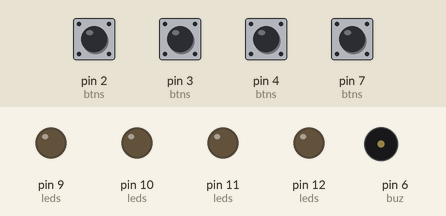
This sketch was run on a simulated Arduino Uno, built with avr-gcc and run on an emulated ATmega328P. Parts: output pins drawn as LEDs (lit = HIGH), buzzer (waves = sounding). The inputs (shaded band) are chosen by the test bench; at power-on: pin 2 (btns), pin 3 (btns), pin 4 (btns), pin 7 (btns) HIGH. Random numbers use the default seed unless the sketch sets one.

Above: at 3.0 s.
3.1 s: pin 2 (btns) pulled LOW for 0.15 s
At 4.77 s:
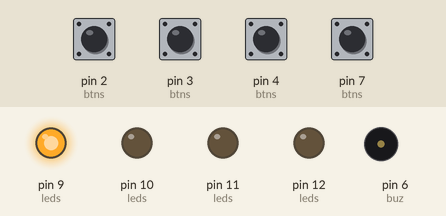
6.2 s: pin 3 (btns) pulled LOW for 0.15 s
At 7.0 s:
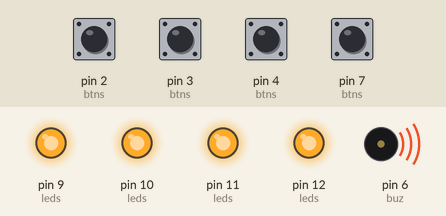
9.3 s: pin 3 (btns) pulled LOW for 1 s
At 11.82 s:
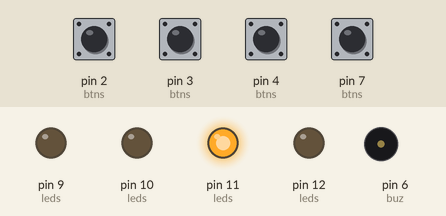
13.3 s: pin 2 (btns) pulled LOW for 1 s
At 14.4 s:
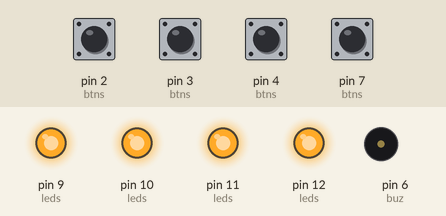
Timing chart, 0 to 17.5 s (numbered marks = the images above; inputs shaded):
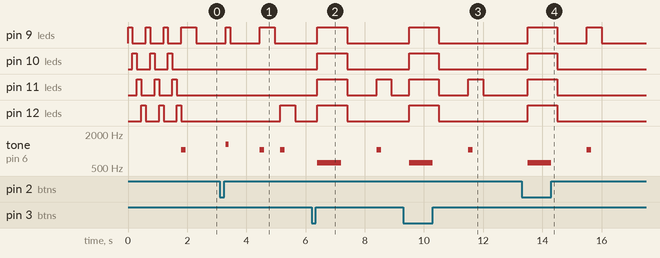

Measured:
- after the input at 3.1 s, pin 9 (leds): LOW → HIGH after 0.20 s, → LOW 0.15 s later, → HIGH 1.0 s later, → LOW 0.50 s later; pin 12 (leds): LOW → HIGH after 2.1 s, → LOW 0.50 s later; tone on pin 6 (buz): plays 1319 Hz for 0.10 s, 1047 Hz for 0.15 s, 1047 Hz for 0.15 s, starting after 0.20 s
- after the input at 6.2 s, pin 9 (leds), pin 10 (leds), pin 12 (leds): LOW → HIGH after 0.20 s, → LOW 1.0 s later; pin 11 (leds): LOW → HIGH after 0.20 s, → LOW 1.0 s later, → HIGH 1.0 s later, → LOW 0.50 s later; tone on pin 6 (buz): silent → 622 Hz after 0.20 s, → silent 0.80 s later, → 1047 Hz 1.2 s later, → silent 0.15 s later
- after the input at 9.3 s, pin 9 (leds), pin 10 (leds), pin 12 (leds): LOW → HIGH after 0.20 s, → LOW 1.0 s later; pin 11 (leds): LOW → HIGH after 0.20 s, → LOW 1.0 s later, → HIGH 1.0 s later, → LOW 0.50 s later; tone on pin 6 (buz): silent → 622 Hz after 0.20 s, → silent 0.80 s later, → 1047 Hz 1.2 s later, → silent 0.15 s later
- after the input at 13.3 s, pin 9 (leds): LOW → HIGH after 0.20 s, → LOW 1.0 s later, → HIGH 1.0 s later, → LOW 0.50 s later; pin 10 (leds), pin 11 (leds), pin 12 (leds): LOW → HIGH after 0.20 s, → LOW 1.0 s later; tone on pin 6 (buz): silent → 622 Hz after 0.20 s, → silent 0.80 s later, → 1047 Hz 1.2 s later, → silent 0.15 s later
- by itself, pin 9 (leds): repeats every 0.60 s: HIGH 0.15 s, LOW 0.45 s

The sketch:

memoryGame.ino
```cpp
#include <pitches.h>

#define btn1 2
#define btn2 3
#define btn3 4
#define btn4 7
#define buz 6
#define led1 9
#define led2 10
#define led3 11
#define led4 12

int leds[] = {led1, led2, led3, led4};
int btns[] = {btn1, btn2, btn3, btn4};
const int maxSteps = 10;
int pat[maxSteps];
int patLength = 0;

void setup() {
  for(int i=0;i<4;i++){
    pinMode(leds[i], OUTPUT);
    pinMode(btns[i], INPUT_PULLUP);
  }
  pinMode(buz, OUTPUT);
  randomSeed(analogRead(A0));
  intro();
}

void intro(){
  for(int p=0; p<3; p++){
    for(int i=0; i<4; i++){
      digitalWrite(leds[i], HIGH);
      delay(150);
      digitalWrite(leds[i], LOW);
    }
  }
}

void loop(){

  if(patLength < maxSteps){
    int randIndex = random(0, 4);
    pat[patLength] = leds[randIndex];
    patLength++;
  }

  for(int i=0; i<patLength; i++){
    digitalWrite(pat[i], HIGH);
    tone(buz, NOTE_C6, 150);
    delay(500);
    digitalWrite(pat[i], LOW);
    noTone(buz);
    delay(200);
  }

  for(int i=0; i<patLength; i++){
    bool apasat=false;
    while(!apasat){
      for(int k=0; k<4; k++){
        if(digitalRead(btns[k]) == LOW){
          delay(200);
          apasat = true;
          if(leds[k] == pat[i]){
            tone(buz, NOTE_E6, 100);
            digitalWrite(leds[k], HIGH);
            delay(150);
            digitalWrite(leds[k], LOW);
            noTone(buz);
          } else {
            tone(buz, NOTE_DS5, 800);
            for(int j=0;j<4;j++) digitalWrite(leds[j], HIGH);
            delay(1000);
            for(int j=0;j<4;j++) digitalWrite(leds[j], LOW);
            noTone(buz);
            patLength = 0;
            delay(1000);
            return;
          }
        }
      }
    }
  }

  delay(1000);
}
```
